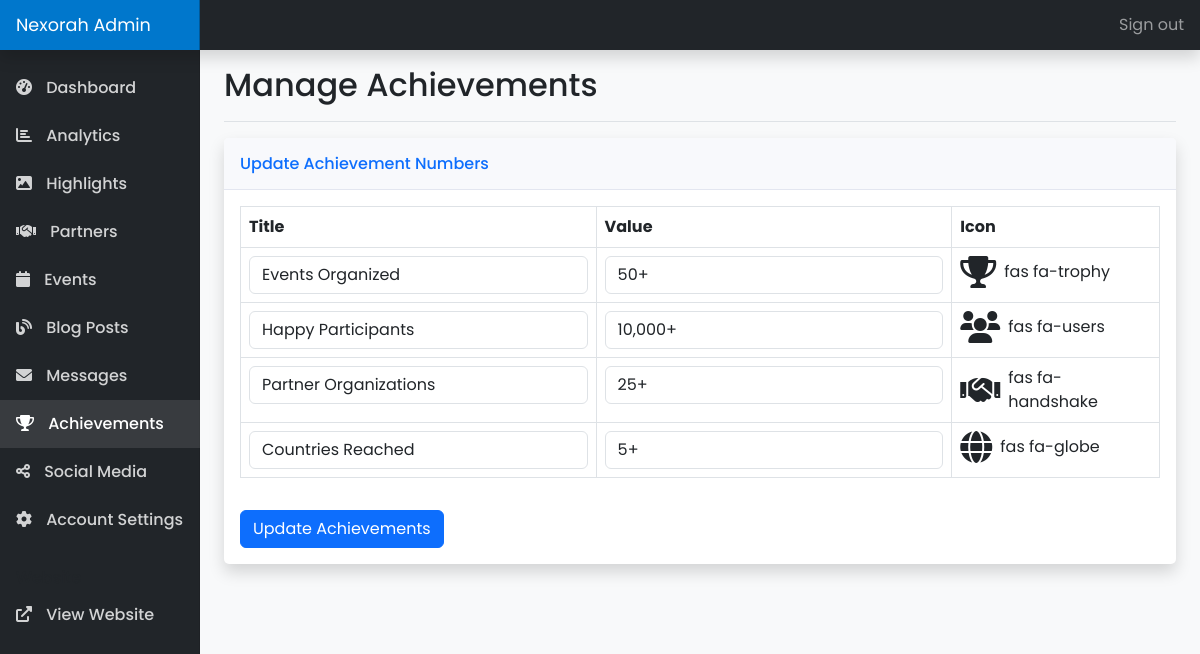
The page /9173182/achievements.php (signed in) on the database its author committed.
### tables this page shows
CREATE TABLE IF NOT EXISTS achievements (
    id INT AUTO_INCREMENT PRIMARY KEY,
    title VARCHAR(100) NOT NULL,
    value VARCHAR(20) NOT NULL,
    icon VARCHAR(50) NOT NULL,
    display_order INT DEFAULT 0,
    created_at TIMESTAMP DEFAULT CURRENT_TIMESTAMP,
    updated_at TIMESTAMP DEFAULT CURRENT_TIMESTAMP ON UPDATE CURRENT_TIMESTAMP
);

### 9173182/achievements.php (the view, shortened to what this page needs)
<?php
require_once '../includes/db.php';
$stmt = $pdo->query("SELECT * FROM achievements ORDER BY display_order ASC");
$achievements = $stmt->fetchAll(PDO::FETCH_ASSOC);
include 'includes/admin_header.php';
?>
<div class="container-fluid">
    <div class="row">
        <?php include 'includes/admin_sidebar.php'; ?>
        <main class="col-md-9 ms-sm-auto col-lg-10 px-md-4">
            <div class="d-flex justify-content-between flex-wrap flex-md-nowrap align-items-center pt-3 pb-2 mb-3 border-bottom">
                <h1 class="h2">Manage Achievements</h1>
            </div>
            <div class="card shadow mb-4">
                <div class="card-header py-3">
                    <h6 class="m-0 font-weight-bold text-primary">Update Achievement Numbers</h6>
                </div>
                <div class="card-body">
                    <form method="POST" action="">
                        <div class="table-responsive">
                            <table class="table table-bordered">
                                <thead>
                                    <tr>
                                        <th>Title</th>
                                        <th>Value</th>
                                        <th>Icon</th>
                                    </tr>
                                </thead>
                                <tbody>
                                    <?php foreach ($achievements as $achievement): ?>
                                    <tr>
                                        <td>
                                            <input type="text" class="form-control" name="achievements[<?php echo $achievement['id']; ?>][title]" value="<?php echo htmlspecialchars($achievement['title']); ?>" required>
                                        </td>
                                        <td>
                                            <input type="text" class="form-control" name="achievements[<?php echo $achievement['id']; ?>][value]" value="<?php echo htmlspecialchars($achievement['value']); ?>" required>
                                        </td>
                                        <td>
                                            <div class="d-flex align-items-center">
                                                <i class="<?php echo $achievement['icon']; ?> fa-2x me-2"></i>
                                                <span><?php echo $achievement['icon']; ?></span>
                                            </div>
                                        </td>
                                    </tr>
                                    <?php endforeach; ?>
                                </tbody>
                            </table>
                        </div>
                        <button type="submit" class="btn btn-primary mt-3">Update Achievements</button>
                    </form>
                </div>
            </div>
        </main>
    </div>
</div>
<?php include 'includes/admin_footer.php'; ?>

### 9173182/includes/admin_header.php (style rules this page uses)
body { font-family: 'Poppins', sans-serif; background-color: #f8f9fa; }
.card { border: none; border-radius: 5px; box-shadow: 0 0.15rem 1.75rem 0 rgba(58, 59, 69, 0.15); }
.card-header { background-color: #f8f9fc; border-bottom: 1px solid #e3e6f0; }

### rows shown on the page
achievements: title "Events Organized", value "50+", icon "fas fa-trophy"
achievements: title "Happy Participants", value "10,000+", icon "fas fa-users"
achievements: title "Partner Organizations", value "25+", icon "fas fa-handshake"
achievements: title "Countries Reached", value "5+", icon "fas fa-globe"
